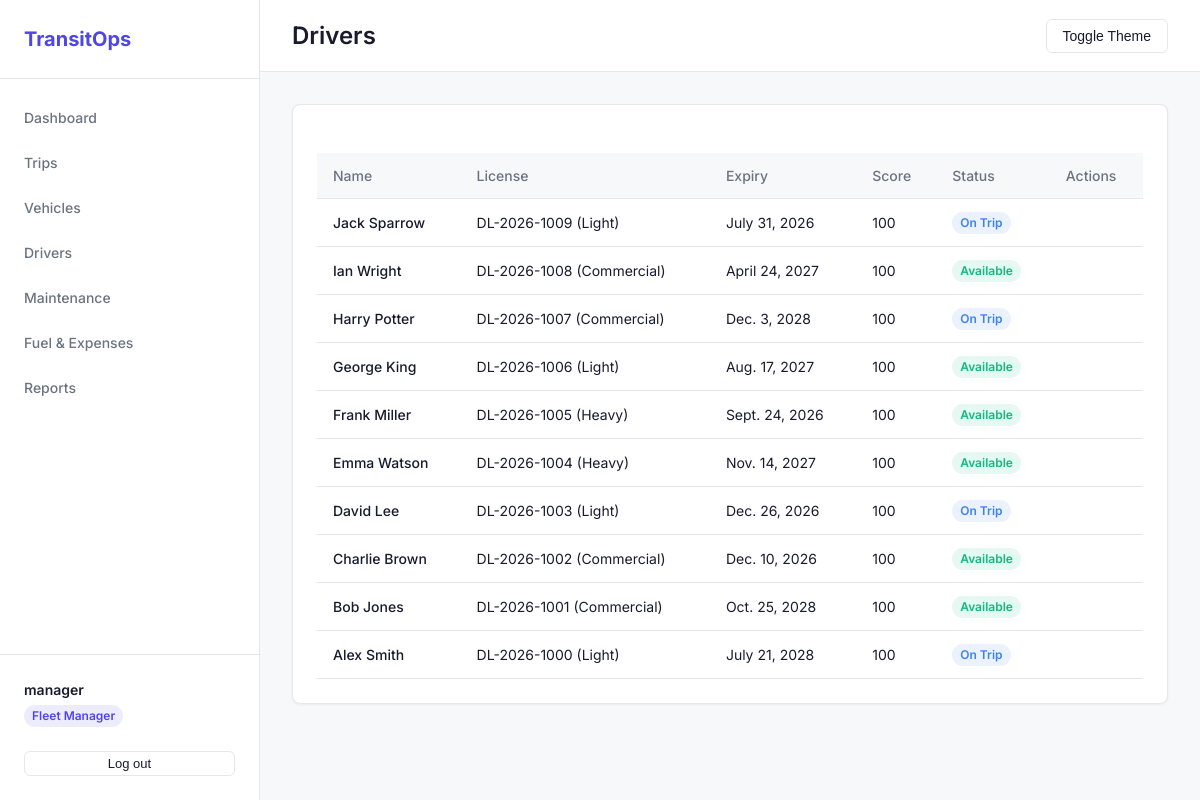
Screenshot of /drivers/ (signed in) with the database file from the repository.
### accounts/models.py (models this page shows, shortened)
class Profile(models.Model):
    ROLE_CHOICES = (
        ('Fleet Manager', 'Fleet Manager'),
        ('Driver', 'Driver'),
        ('Safety Officer', 'Safety Officer'),
        ('Financial Analyst', 'Financial Analyst'),
        ('Admin', 'Admin'),
    )
    user = models.OneToOneField(User, on_delete=models.CASCADE)
    role = models.CharField(max_length=50, choices=ROLE_CHOICES, default='Driver')
    phone_number = models.CharField(max_length=20, blank=True)
    region = models.CharField(max_length=100, blank=True)

### drivers/models.py (models this page shows, shortened)
class Driver(models.Model):
    STATUS_CHOICES = (
        ('Available', 'Available'),
        ('On Trip', 'On Trip'),
        ('Off Duty', 'Off Duty'),
        ('Suspended', 'Suspended'),
    )
    user = models.OneToOneField(User, on_delete=models.CASCADE, null=True, blank=True, related_name='driver_profile')
    name = models.CharField(max_length=100)
    license_number = models.CharField(max_length=50, unique=True)
    license_category = models.CharField(max_length=50)
    license_expiry_date = models.DateField()
    contact_number = models.CharField(max_length=20)
    safety_score = models.IntegerField(default=100, help_text="0-100")
    status = models.CharField(max_length=20, choices=STATUS_CHOICES, default='Available')
    created_at = models.DateTimeField(auto_now_add=True)
    updated_at = models.DateTimeField(auto_now=True)
    class Meta:
        ordering = ['-created_at']
    def is_license_expired(self):
        return self.license_expiry_date < date.today()

### drivers/views.py (the view)
# urls.py: path('', views.driver_list, name='drivers_list'),
@role_required('Fleet Manager', 'Safety Officer', 'Admin')
def driver_list(request):
    drivers = Driver.objects.all()
    return render(request, 'drivers/list.html', {'drivers': drivers})

### templates/drivers/list.html (shortened to what this page needs)
{% extends 'base.html' %}
{% block page_title %}Drivers{% endblock %}
{% block content %}
<div class="card">
    <div class="table-container">
        <table class="table">
            <thead>
                <tr>
                    <th>Name</th>
                    <th>License</th>
                    <th>Expiry</th>
                    <th>Score</th>
                    <th>Status</th>
                    <th>Actions</th>
                </tr>
            </thead>
            <tbody>
                {% for driver in drivers %}
                <tr>
                    <td style="font-weight: 500;">{{ driver.name }}</td>
                    <td>{{ driver.license_number }} ({{ driver.license_category }})</td>
                    <td>
                        {% if driver.is_license_expired %}
                            <span class="badge badge-danger">Expired: {{ driver.license_expiry_date }}</span>
                        {% else %}
                            {{ driver.license_expiry_date }}
                        {% endif %}
                    </td>
                    <td>{{ driver.safety_score }}</td>
                    <td>
                        {% if user.profile.role == 'Admin' %}
                        <form method="post" action="{% url 'driver_update_status' driver.id %}" style="margin: 0;">
                            {% csrf_token %}
                            <select name="status" onchange="this.form.submit()" class="form-control" style="padding: 4px 8px; font-size: 12px; height: auto; border-radius: 12px; font-weight: 600; width: auto; cursor: pointer; outline: none; border: 1px solid transparent; text-align: center;
                                {% if driver.status == 'Available' %}background-color: rgba(16, 185, 129, 0.1); color: #10B981;
                                {% elif driver.status == 'On Trip' %}background-color: rgba(59, 130, 246, 0.1); color: #3B82F6;
                                {% elif driver.status == 'Off Duty' %}background-color: rgba(245, 158, 11, 0.1); color: #F59E0B;
                                {% else %}background-color: rgba(239, 68, 68, 0.1); color: #EF4444;{% endif %}
                            ">
                                <option value="Available" {% if driver.status == 'Available' %}selected{% endif %}>Available</option>
                                <option value="On Trip" {% if driver.status == 'On Trip' %}selected{% endif %}>On Trip</option>
                                <option value="Off Duty" {% if driver.status == 'Off Duty' %}selected{% endif %}>Off Duty</option>
                                <option value="Suspended" {% if driver.status == 'Suspended' %}selected{% endif %}>Suspended</option>
                            </select>
                        </form>
                        {% else %}
                        <span class="badge
                            {% if driver.status == 'Available' %}badge-success
                            {% elif driver.status == 'On Trip' %}badge-info
                            {% elif driver.status == 'Off Duty' %}badge-warning
                            {% else %}badge-danger{% endif %}">
                            {{ driver.status }}
                        </span>
                        {% endif %}
                    </td>
                    <td>
                    </td>
                </tr>
                {% empty %}
                <tr>
                    <td colspan="6" style="text-align: center; color: var(--text-muted); padding: 24px;">No drivers found.</td>
                </tr>
                {% endfor %}
            </tbody>
        </table>
    </div>
</div>
{% endblock %}

### templates/base.html (shortened to what this page needs)
<!DOCTYPE html>
<html lang="en" data-theme="light">
<head>
    {% load static %}
    <link rel="stylesheet" href="{% static 'css/base.css' %}">
</head>
<body>
    <div class="layout">
        {% if user.is_authenticated %}
        <aside class="sidebar">
            <div class="sidebar-header">
                <h2>TransitOps</h2>
            </div>
            <nav class="sidebar-nav">
                <a href="{% url 'dashboard' %}" class="nav-item">Dashboard</a>
                {% if user.profile.role in 'Fleet Manager,Admin,Driver,Safety Officer' %}
                <a href="{% url 'trips_list' %}" class="nav-item">Trips</a>
                {% endif %}
                {% if user.profile.role in 'Fleet Manager,Admin,Safety Officer' %}
                <a href="{% url 'vehicles_list' %}" class="nav-item">Vehicles</a>
                <a href="{% url 'drivers_list' %}" class="nav-item">Drivers</a>
                {% endif %}
                {% if user.profile.role in 'Fleet Manager,Admin' %}
                <a href="{% url 'maintenance_list' %}" class="nav-item">Maintenance</a>
                {% endif %}
                {% if user.profile.role in 'Fleet Manager,Admin,Financial Analyst,Safety Officer' %}
                <a href="{% url 'finance_list' %}" class="nav-item">Fuel & Expenses</a>
                {% endif %}
                {% if user.profile.role in 'Fleet Manager,Admin,Financial Analyst' %}
                <a href="{% url 'reports' %}" class="nav-item">Reports</a>
                {% endif %}
            </nav>
            <div class="sidebar-footer">
                <div class="user-info">
                    <div class="user-name">{{ user.get_full_name|default:user.username }}</div>
                    <div class="user-role badge badge-primary">{{ user.profile.role }}</div>
                </div>
                <form action="{% url 'logout' %}" method="post">
                    <button type="submit" class="btn btn-ghost btn-sm w-full mt-2">Log out</button>
                </form>
            </div>
        </aside>
        {% endif %}
        <main class="main-content">
            {% if user.is_authenticated %}
            <header class="topbar">
                <div class="page-title">
                    <h1>{% block page_title %}Overview{% endblock %}</h1>
                </div>
                <div class="topbar-actions">
                    <button id="theme-toggle" class="btn btn-ghost">Toggle Theme</button>
                </div>
            </header>
            {% endif %}
            <div class="content-container">
                {% block content %}{% endblock %}
            </div>
        </main>
    </div>
</body>
</html>

### static/css/base.css (style rules this page uses)
:root { --bg: #F7F8FA; --surface: #FFFFFF; --text: #1A1A2E; --text-muted: #6B7280; --border: #E5E7EB; --primary: #4F46E5; --primary-hover: #4338CA; --success: #10B981; --warning: #F59E0B; --danger: #EF4444; --info: #3B82F6; }
* { box-sizing: border-box; margin: 0; padding: 0; }
body { font-family: 'Inter', -apple-system, sans-serif; background-color: var(--bg); color: var(--text); line-height: 1.5; font-size: 14px; }
a { color: var(--primary); text-decoration: none; }
.layout { display: flex; min-height: 100vh; }
.sidebar { width: 260px; background-color: var(--surface); border-right: 1px solid var(--border); display: flex; flex-direction: column; position: fixed; height: 100vh; z-index: 100; }
.sidebar-header { padding: 24px; border-bottom: 1px solid var(--border); }
.sidebar-header h2 { font-size: 20px; font-weight: 700; color: var(--primary); }
.sidebar-nav { flex: 1; padding: 16px 0; overflow-y: auto; }
.nav-item { display: block; padding: 12px 24px; color: var(--text-muted); font-weight: 500; transition: all 0.2s; }
.sidebar-footer { padding: 24px; border-top: 1px solid var(--border); }
.user-info { margin-bottom: 16px; }
.user-name { font-weight: 600; margin-bottom: 4px; }
.main-content { flex: 1; margin-left: 260px; display: flex; flex-direction: column; min-height: 100vh; }
.topbar { height: 72px; background-color: var(--surface); border-bottom: 1px solid var(--border); display: flex; align-items: center; justify-content: space-between; padding: 0 32px; position: sticky; top: 0; z-index: 90; }
.page-title h1 { font-size: 24px; font-weight: 600; }
.content-container { padding: 32px; flex: 1; }
.card { background-color: var(--surface); border: 1px solid var(--border); border-radius: 8px; box-shadow: 0 1px 3px rgba(0, 0, 0, 0.05); padding: 24px; margin-bottom: 24px; }
.btn { display: inline-flex; align-items: center; justify-content: center; padding: 8px 16px; font-size: 14px; font-weight: 500; border-radius: 6px; border: 1px solid transparent; cursor: pointer; transition: all 0.2s; }
.btn-ghost { background-color: transparent; color: var(--text); border-color: var(--border); }
.btn-sm { padding: 4px 12px; font-size: 13px; }
.w-full { width: 100%; }
.mt-2 { margin-top: 8px; }
.badge { display: inline-block; padding: 2px 8px; font-size: 12px; font-weight: 600; border-radius: 9999px; }
.badge-primary { background-color: rgba(79, 70, 229, 0.1); color: var(--primary); }
.badge-success { background-color: rgba(16, 185, 129, 0.1); color: var(--success); }
.badge-info { background-color: rgba(59, 130, 246, 0.1); color: var(--info); }
.table-container { width: 100%; overflow-x: auto; }
.table { width: 100%; border-collapse: collapse; }
.table th, .table td { padding: 12px 16px; text-align: left; border-bottom: 1px solid var(--border); }
.table th { font-weight: 500; color: var(--text-muted); background-color: var(--bg); position: sticky; top: 0; }

### rows the page displays
Driver: name "Jack Sparrow", license_number "DL-2026-1009", license_category "Light", license_expiry_date "July 31, 2026", safety_score "100", status "On Trip"
Driver: name "Ian Wright", license_number "DL-2026-1008", license_category "Commercial", license_expiry_date "April 24, 2027", safety_score "100", status "Available"
Driver: name "Harry Potter", license_number "DL-2026-1007", license_category "Commercial", license_expiry_date "Dec. 3, 2028", safety_score "100", status "On Trip"
Driver: name "George King", license_number "DL-2026-1006", license_category "Light", license_expiry_date "Aug. 17, 2027", safety_score "100", status "Available"
Driver: name "Frank Miller", license_number "DL-2026-1005", license_category "Heavy", license_expiry_date "Sept. 24, 2026", safety_score "100", status "Available"
Driver: name "Emma Watson", license_number "DL-2026-1004", license_category "Heavy", license_expiry_date "Nov. 14, 2027", safety_score "100", status "Available"
Driver: name "David Lee", license_number "DL-2026-1003", license_category "Light", license_expiry_date "Dec. 26, 2026", safety_score "100", status "On Trip"
Driver: name "Charlie Brown", license_number "DL-2026-1002", license_category "Commercial", license_expiry_date "Dec. 10, 2026", safety_score "100", status "Available"
Driver: name "Bob Jones", license_number "DL-2026-1001", license_category "Commercial", license_expiry_date "Oct. 25, 2028", safety_score "100", status "Available"
Driver: name "Alex Smith", license_number "DL-2026-1000", license_category "Light", license_expiry_date "July 21, 2028", safety_score "100", status "On Trip"

### other values shown
{{ user.get_full_name|default:user.username }} "manager"
{{ user.profile.role }} "Fleet Manager"
